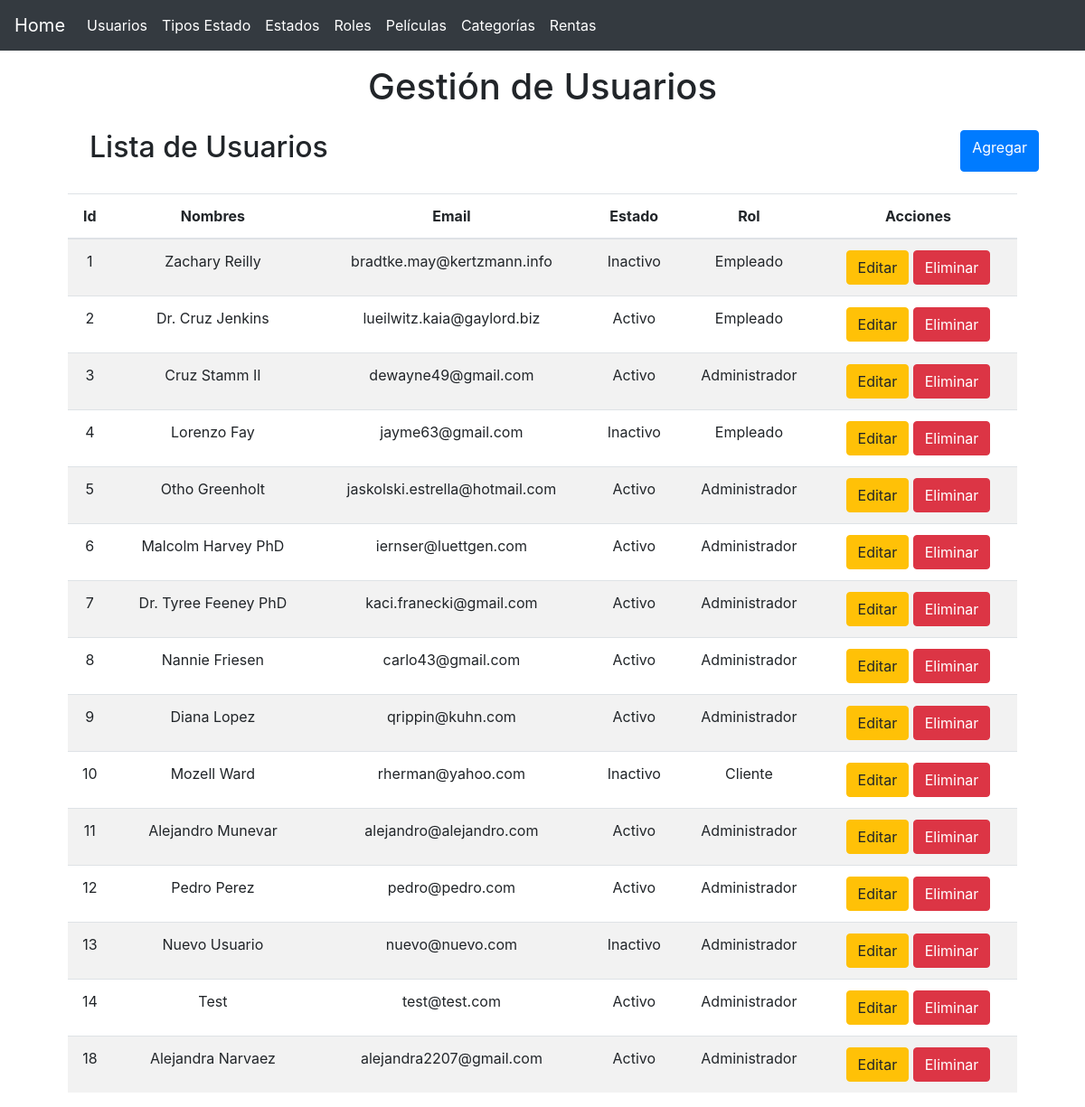
The app's page /?controller=user with its own data.
### tables this page shows
CREATE TABLE `users` (
  `id` int(10) UNSIGNED NOT NULL,
  `name` varchar(255) NOT NULL,
  `email` varchar(255) NOT NULL,
  `email_verified_at` timestamp NULL DEFAULT NULL,
  `password` varchar(255) NOT NULL,
  `status_id` int(10) UNSIGNED NOT NULL,
  `role_id` int(10) UNSIGNED NOT NULL,
  `remember_token` varchar(100) DEFAULT NULL,
  `created_at` timestamp NULL DEFAULT NULL,
  `updated_at` timestamp NULL DEFAULT NULL
);

CREATE TABLE `statuses` (
  `id` int(10) UNSIGNED NOT NULL,
  `name` varchar(255) NOT NULL,
  `type_status_id` int(10) UNSIGNED NOT NULL,
  `created_at` timestamp NULL DEFAULT NULL,
  `updated_at` timestamp NULL DEFAULT NULL
);

CREATE TABLE `roles` (
  `id` int(10) UNSIGNED NOT NULL,
  `name` varchar(255) NOT NULL,
  `status_id` int(10) UNSIGNED NOT NULL,
  `created_at` timestamp NULL DEFAULT NULL,
  `updated_at` timestamp NULL DEFAULT NULL
);

### controllers/UserController.php (called while the page is built, shortened)
<?php
require 'models/User.php';
class UserController
{
    private $user;
    public function __construct()
    {
        $this->user = new User;
    }
    public function index()
    {
        require 'views/layout.php';
        $users = $this->user->getAll();
        require 'views/user/list.php';
    }
}

### models/User.php (called while the page is built, shortened)
<?php
class User
{
	private $pdo;
    public function __construct()
    {
    	try {
    		$this->pdo = new Database;
	    } catch (PDOException $e) {
	    	die($e->getMessage());
	    }
    }
    public function getAll()
    {
    	try {
    		$strSql = "SELECT u.*, s.name as status, r.name as role FROM users u INNER JOIN statuses s ON s.id = u.status_id INNER JOIN roles r ON r.id = u.role_id";
    		$query = $this->pdo->select($strSql);
    		return $query;
	    } catch (PDOException $e) {
	    	die($e->getMessage());
	    }
    }
}

### providers/Database.php (called while the page is built, shortened)
<?php
class Database extends PDO
{
    public function select($strSql, $arrayData = array(), $fetchMode = PDO::FETCH_OBJ)
    {
    	$query = $this->prepare($strSql);
    	if( !$query->execute() ) {
    		echo "Error, la consulta no se realizó";
    	} else {
    		return $query->fetchAll($fetchMode);
    	}
    }
}

### views/user/list.php (the view)
<main class="container">
	<section class="col-md-12 text-center">
		<div class="mt-3">
			<h1>Gestión de Usuarios</h1>
		</div>
		<div class="col-md-12 m-4 d-flex justify-content-between">
			<h2>Lista de Usuarios</h2>
			<a href="?controller=user&method=new" class="btn btn-primary">Agregar</a>
		</div>
		<section class="col-md-12 flex-nowrap table-responsive">
			<table class="table table-striped table-hover">
				<thead>
					<tr>
						<th>Id</th>
						<th>Nombres</th>
						<th>Email</th>
						<th>Estado</th>
						<th>Rol</th>
						<th>Acciones</th>
					</tr>
				</thead>
				<tbody>
					<?php foreach($users as $user): ?>
						<tr>
							<td><?php echo $user->id ?></td>
							<td><?php echo $user->name ?></td>
							<td><?php echo $user->email ?></td>
							<td><?php echo $user->status ?></td>
							<td><?php echo $user->role ?></td>
							<td>
								<a href="?controller=user&method=edit&id=<?php echo $user->id ?>" class="btn btn-warning">Editar</a>
				      	<a href="?controller=user&method=delete&id=<?php echo $user->id ?>" class="btn btn-danger">Eliminar</a>
							</td>
						</tr>
					<?php endforeach ?>
				</tbody>
			</table>
		</section>
	</section>
</main>

### index.php (shortened to what this page needs)
<?php
	require 'providers/Database.php';
	$controller = 'HomeController';
	if(!isset($_REQUEST['controller'])) {
		require "controllers/".$controller.".php";
		$controller = ucwords($controller);
		$controller = new $controller;
		$controller->index();
	} else {
		$method = isset($_REQUEST['method']) ? $_REQUEST['method'] : "index";
		$controller = new $controller;
		call_user_func(array($controller, $method));
	}

### views/layout.php (shortened to what this page needs)
<!DOCTYPE html>
<html lang="es">
<head>
	<link rel="stylesheet" type="text/css" href="assets/css/bootstrap.min.css">
</head>
<body>
	<header>
		<nav class="navbar navbar-expand-lg navbar-dark bg-dark">
		 	<a class="navbar-brand" href="?controller=home">Home</a>
		  	<div class="collapse navbar-collapse" id="navbarSupportedContent">
		    	<ul class="navbar-nav mr-auto">
		      	<li class="nav-item active">
		       		<a href="?controller=user" class="nav-link">Usuarios</a>
		      	</li>
		      	<li class="nav-item active">
		       		<a href="?controller=typestatus" class="nav-link">Tipos Estado</a>
		      	</li>
		      	<li class="nav-item active">
		       		<a href="?controller=status" class="nav-link">Estados</a>
		      	</li>
		      	<li class="nav-item active">
		       		<a href="?controller=rol" class="nav-link">Roles</a>
		      	</li>
		      	<li class="nav-item active">
		       		<a href="?controller=movie" class="nav-link">Películas</a>
		      	</li>
		      	<li class="nav-item active">
		       		<a href="?controller=category" class="nav-link">Categorías</a>
		      	</li>
		      	<li class="nav-item active">
		       		<a href="?controller=rental" class="nav-link">Rentas</a>
		      	</li>
		    </ul>
		  </div>
		</nav>
	</header>
</body>
</html>

### records on screen
users: id "1", name "Zachary Reilly", email "bradtke.may@kertzmann.info", status.name "Inactivo", role.name "Empleado"
users: id "2", name "Dr. Cruz Jenkins", email "lueilwitz.kaia@gaylord.biz", status.name "Activo", role.name "Empleado"
users: id "3", name "Cruz Stamm II", email "dewayne49@gmail.com", status.name "Activo", role.name "Administrador"
users: id "4", name "Lorenzo Fay", email "jayme63@gmail.com", status.name "Inactivo", role.name "Empleado"
users: id "5", name "Otho Greenholt", email "jaskolski.estrella@hotmail.com", status.name "Activo", role.name "Administrador"
users: id "6", name "Malcolm Harvey PhD", email "iernser@luettgen.com", status.name "Activo", role.name "Administrador"
users: id "7", name "Dr. Tyree Feeney PhD", email "kaci.franecki@gmail.com", status.name "Activo", role.name "Administrador"
users: id "8", name "Nannie Friesen", email "carlo43@gmail.com", status.name "Activo", role.name "Administrador"
users: id "9", name "Diana Lopez", email "qrippin@kuhn.com", status.name "Activo", role.name "Administrador"
users: id "10", name "Mozell Ward", email "rherman@yahoo.com", status.name "Inactivo", role.name "Cliente"
users: id "11", name "Alejandro Munevar", email "alejandro@alejandro.com", status.name "Activo", role.name "Administrador"
users: id "12", name "Pedro Perez", email "pedro@pedro.com", status.name "Activo", role.name "Administrador"
users: id "13", name "Nuevo Usuario", email "nuevo@nuevo.com", status.name "Inactivo", role.name "Administrador"
users: id "14", name "Test", email "test@test.com", status.name "Activo", role.name "Administrador"
users: id "18", name "Alejandra Narvaez", email "alejandra2207@gmail.com", status.name "Activo", role.name "Administrador"
